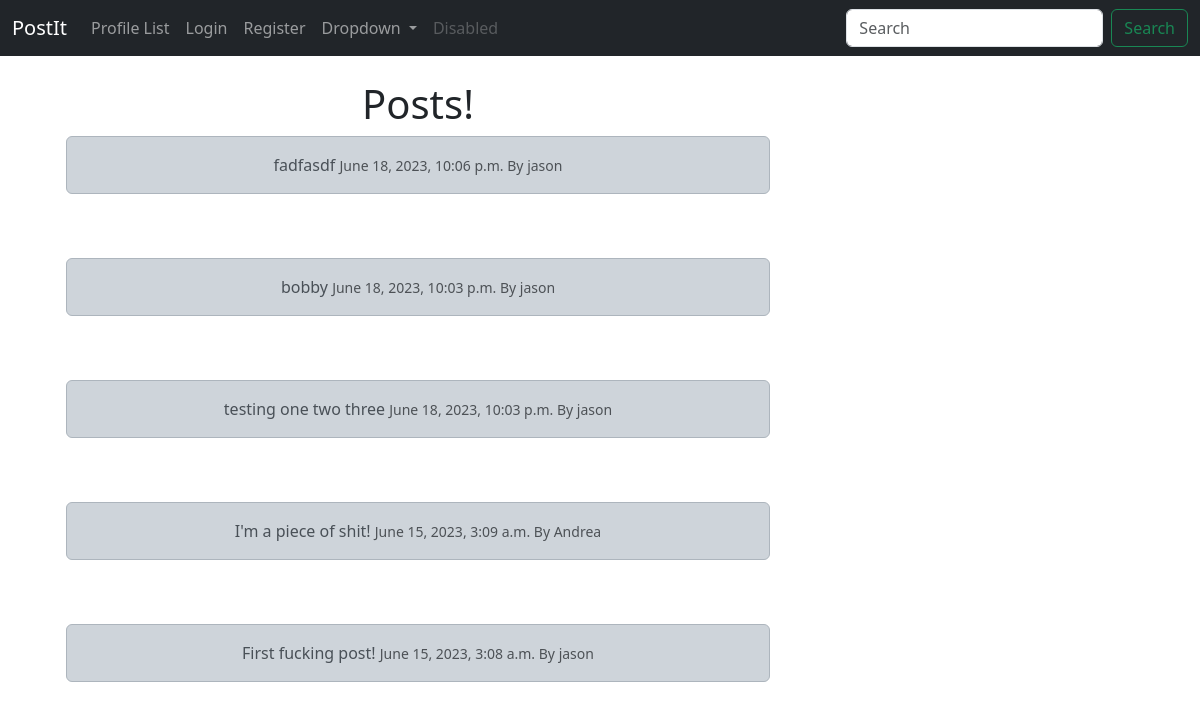
The app's page /, older data.
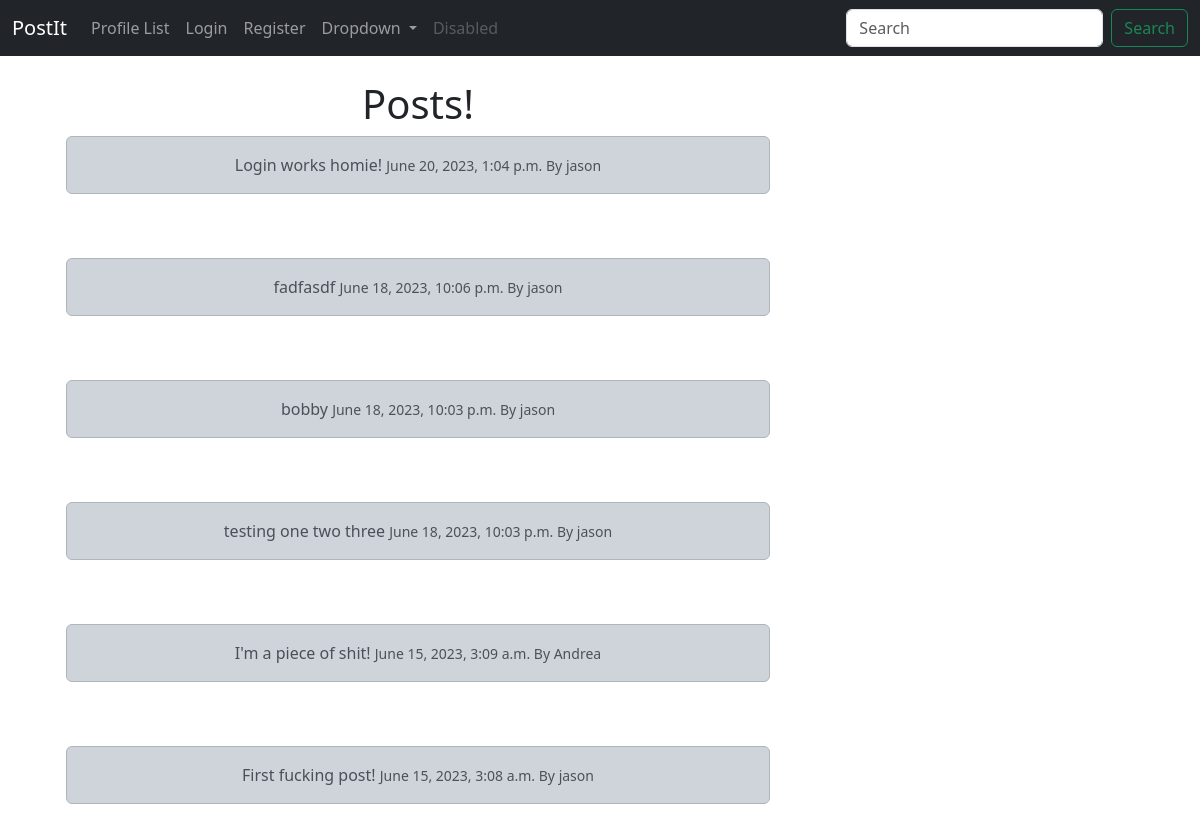
The same page, newer data.
### postit/models.py (models this page shows, shortened)
class Post(models.Model):
    user = models.ForeignKey(
        User, related_name='posts',
        on_delete=models.DO_NOTHING
    )
    body = models.CharField(max_length=200)
    created_at = models.DateTimeField(auto_now_add=True)

### postit/views.py (the view)
# urls.py: path('', views.home, name='home'),
def home(request):
    if request.user.is_authenticated:
        form = PostForm(request.POST or None)
        if request.method == 'POST':
            if form.is_valid():
                post = form.save(commit=False)
                post.user = request.user
                post.save()
                messages.success(request, 'Your post was successfuly!')
                return redirect('home')
        posts = Post.objects.all().order_by('-created_at')
        return render(request, 'home.html', {'posts': posts, 'form': form})
    else:
        posts = Post.objects.all().order_by('-created_at')
        return render(request, 'home.html', {'posts': posts})

### postit/templates/home.html (shortened to what this page needs)
{% extends 'base.html' %}
{% block content %}
<div class="container text-center">
    <div class="row">
        <div class="col-8">
<h1>Posts!</h1>
{% for post in posts %}
<div class="alert alert-dark" role="alert">
    {{ post.body }}
    <small class="text-muted">
    {{ post.created_at}} By {{ post.user.username }}
    </small>
    </div><br/><br/>
{% endfor %}
        </div>
        <div class="col-4">
            <br/><br/>
        </div>
    </div>
</div>
{% endblock %}

Row changes from the older to the newer data that the page shows:
added Post: body "Login works homie!", created_at "June 20, 2023, 1:04 p.m.", user.username "jason"
